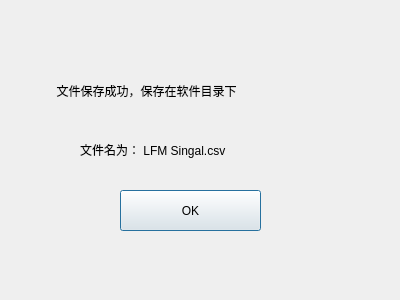
<?xml version="1.0" encoding="UTF-8"?>
<ui version="4.0">
 <class>Dialog</class>
 <widget class="QDialog" name="Dialog">
  <property name="windowModality">
   <enum>Qt::WindowModal</enum>
  </property>
  <property name="geometry">
   <rect>
    <x>0</x>
    <y>0</y>
    <width>400</width>
    <height>300</height>
   </rect>
  </property>
  <property name="windowTitle">
   <string>提示</string>
  </property>
  <widget class="QPushButton" name="pushButton">
   <property name="geometry">
    <rect>
     <x>120</x>
     <y>190</y>
     <width>141</width>
     <height>41</height>
    </rect>
   </property>
   <property name="text">
    <string>OK</string>
   </property>
  </widget>
  <widget class="QLabel" name="label">
   <property name="geometry">
    <rect>
     <x>40</x>
     <y>70</y>
     <width>331</width>
     <height>41</height>
    </rect>
   </property>
   <property name="contextMenuPolicy">
    <enum>Qt::DefaultContextMenu</enum>
   </property>
   <property name="text">
    <string>     文件保存成功，保存在软件目录下</string>
   </property>
  </widget>
  <widget class="QLabel" name="label_2">
   <property name="geometry">
    <rect>
     <x>80</x>
     <y>134</y>
     <width>241</width>
     <height>31</height>
    </rect>
   </property>
   <property name="text">
    <string>文件名为： LFM Singal.csv</string>
   </property>
  </widget>
 </widget>
 <resources/>
 <connections>
  <connection>
   <sender>pushButton</sender>
   <signal>clicked()</signal>
   <receiver>Dialog</receiver>
   <slot>close()</slot>
   <hints>
    <hint type="sourcelabel">
     <x>187</x>
     <y>204</y>
    </hint>
    <hint type="destinationlabel">
     <x>330</x>
     <y>156</y>
    </hint>
   </hints>
  </connection>
 </connections>
</ui>
